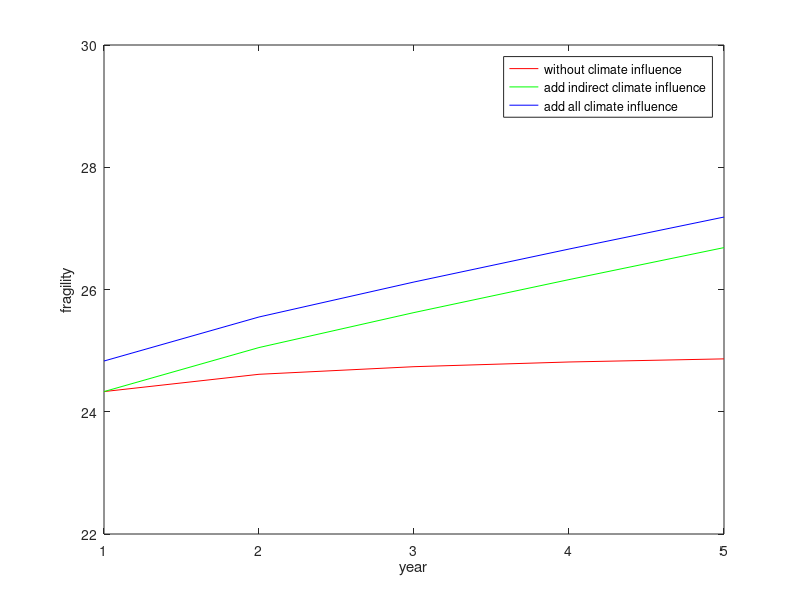

Reproduce this figure in MATLAB.
factors=[7.10; 5.90; 5.53; 5.80];
K=[1/2 0 1/3 1/6; 0 2/3 1/6 1/6; 1/2 0 3/8 1/8; 1/4 1/4 1/4 1/4];
KC=[1/8; 0; 1/2; 1/4];
C=0.5;
year=5;
X=zeros(year);
Y1=zeros(year);
Y2=zeros(year);
Y3=zeros(year);


for i=1:year
    X(i)=i;
    Y1(i)=sum(factors);
    factors=K*factors;    
end    
p1=plot(X, Y1, 'r');
axis([1 year 22 30]);
hold on

factors=[7.10; 5.90; 5.53; 5.80];
for i=1:year
%    C=rand(1)*2-1;
    X(i)=i;
    Y2(i)=sum(factors);
    factors=K*factors+KC*C;    
end    
p2=plot(X, Y2, 'g');
axis([1 year 22 30]);
hold on

factors=[7.10; 5.90; 5.53; 5.80];
for i=1:year
%    C=rand(1)*2-1;
    X(i)=i;
    Y3(i)=sum(factors)+C;
    factors=K*factors+KC*C;    
end    
p3=plot(X, Y3, 'b');
axis([1 year 22 30]);
hold off
xlabel('year');
ylabel('fragility');
legend([p1(1), p2(2), p3(3)],'without climate influence','add indirect climate influence','add all climate influence');

